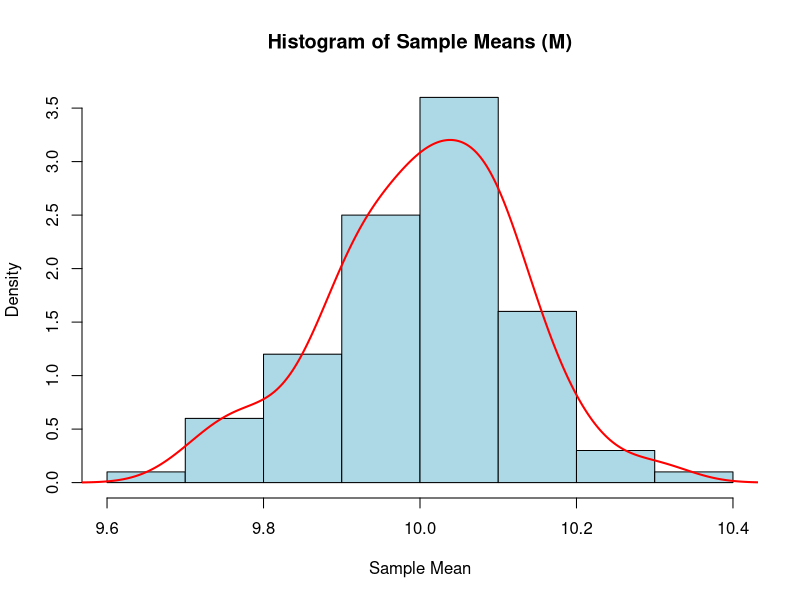
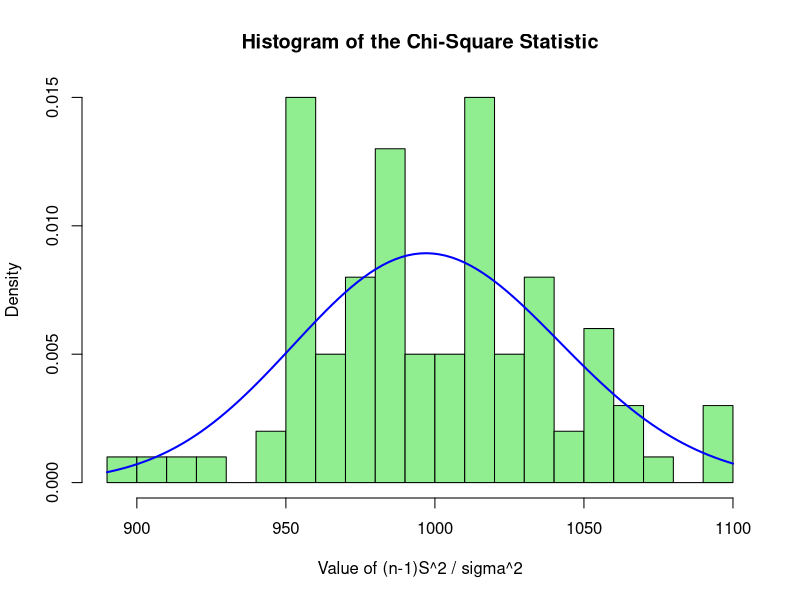
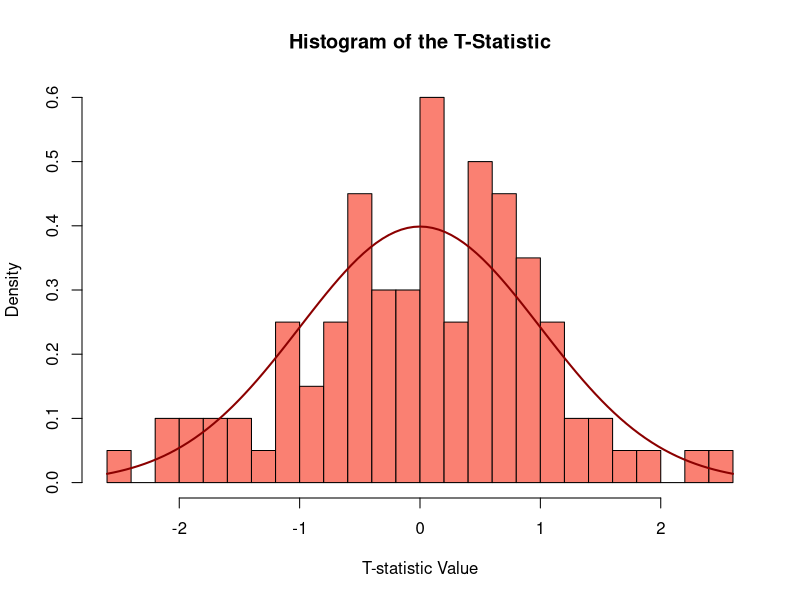
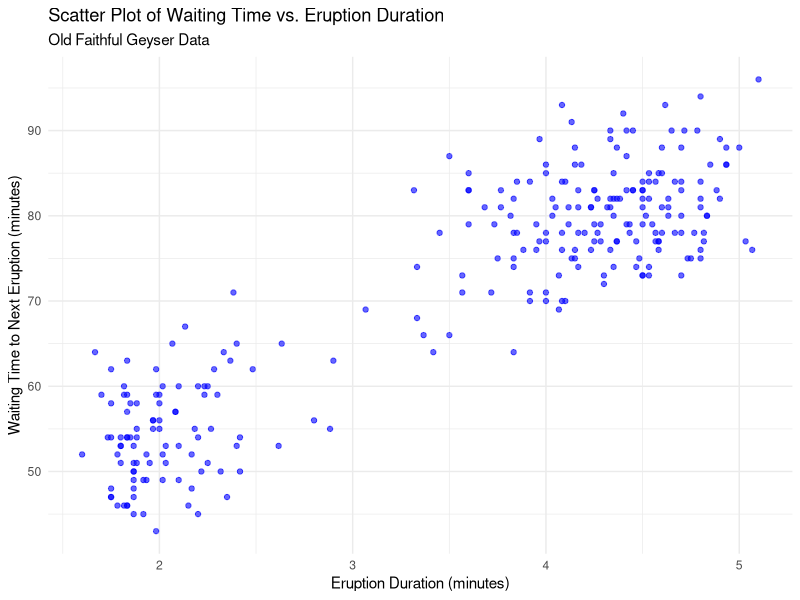
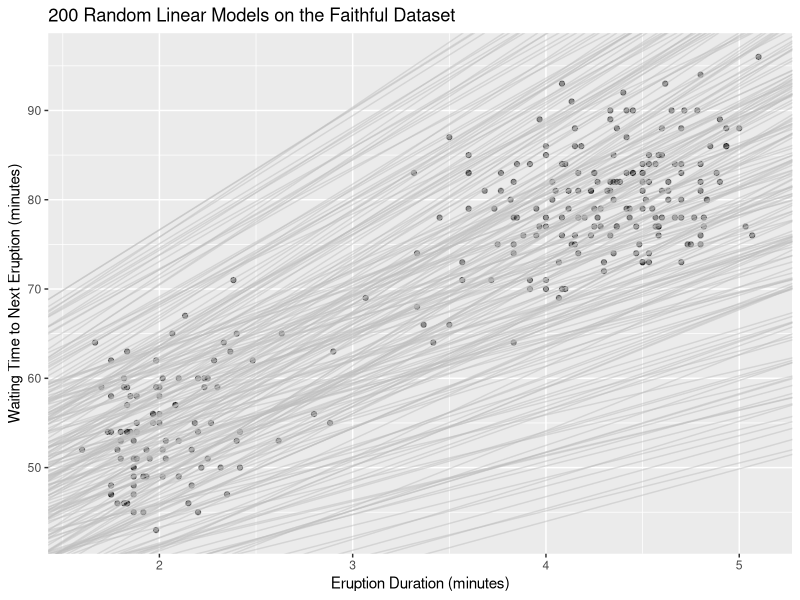
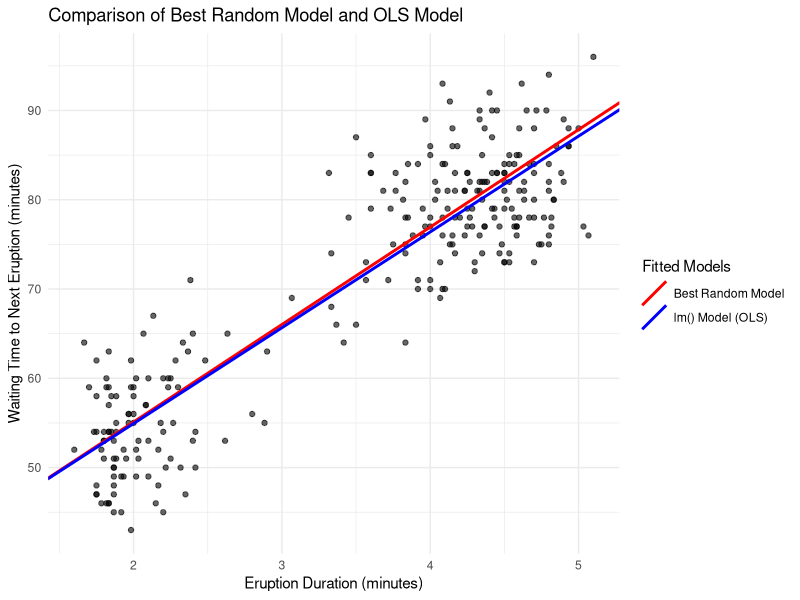
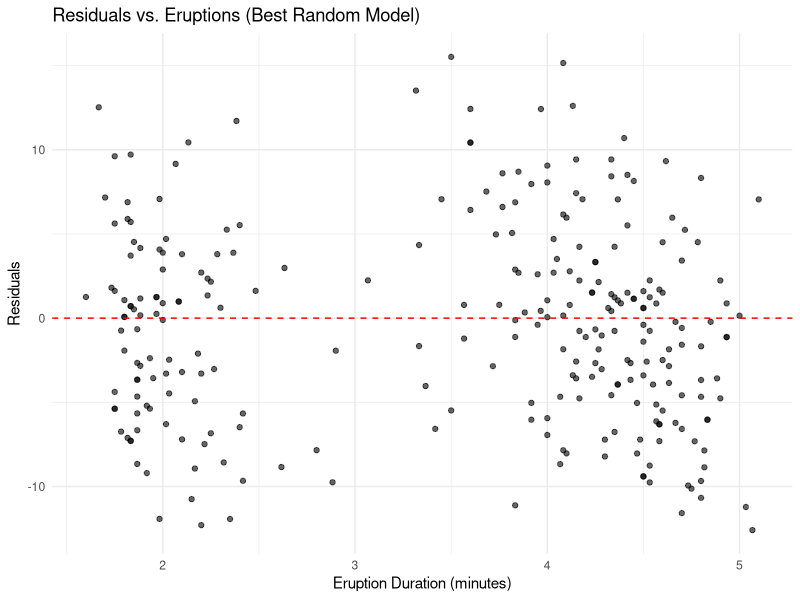
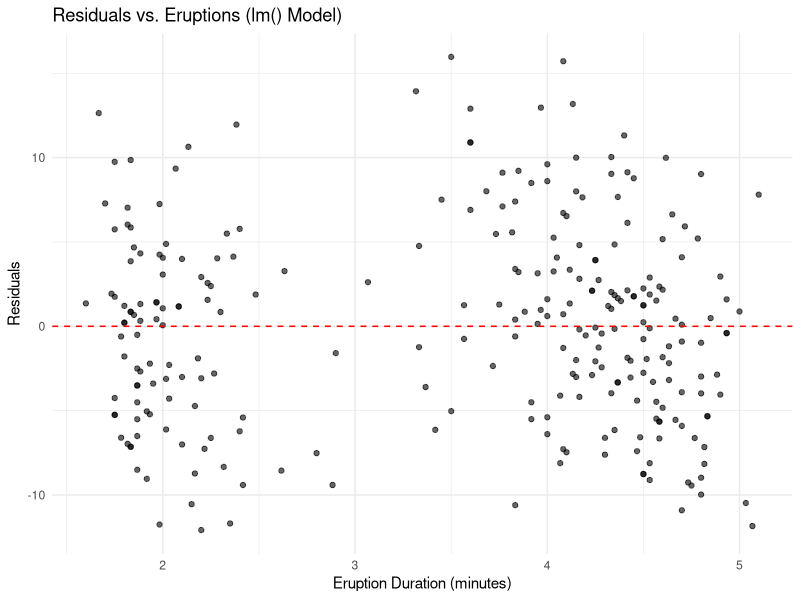

The R script that drew these images, in order:
library(ggplot2)

# Set a seed for reproducibility of random simulations
set.seed(123)


# W2Q1a
"
χ^2 distribution
(a) For each i = 1, 2, . . . , 100 simulate 1000 random values from
Normal distribution with mean 10 and variance 16
by using command rnorm in R. Denote this data for each i as Xi
"
n_simulations <- 100
n_values <- 1000
pop_mean <- 10
pop_variance <- 16
pop_sd <- sqrt(pop_variance)

X_i <- vector("list", n_simulations)

for (i in 1:n_simulations) {
    X_i[[i]] <- rnorm(n_values, mean = pop_mean, sd = pop_sd)
}

print(X_i)

# W2Q1b
"
Calculate the means of each Xi(i = 1, 2, . . . , 100) and
store it in a new vector ‘Mi’.
"
M_i <- sapply(X_i, mean)
print(M_i)

# W2Q1c
"
Plot the histogram of ‘M = {Mi: 1 ≤ i ≤ 100}’ using the command hist() in
R-software. What should the distribution of M be?
"
hist(M_i,
    main = "Histogram of Sample Means (M)",
    xlab = "Sample Mean",
    col = "lightblue",
    border = "black",
    probability = TRUE
)
lines(density(M_i), col = "red", lwd = 2) # Add a density curve

# According to the Central Limit Theorem (CLT), the distribution of sample means
# (M) should be approximately Normal. Since the underlying population is Normal,
# the distribution of sample means is exactly Normal.
# The theoretical mean of this distribution is the population mean, mu = 10.
# The theoretical variance is sigma^2/n = 16/1000 = 0.016.
# So, M should follow N(10, 0.016).

# W2Q1d
"
Calculate the sample variance S_i^2
of each Xi(i = 1, 2, . . . , 100).
"
S_sq <- sapply(X_i, var)
print(S_sq)

# W2Q1e
"
Plot the histogram of ‘CHISQ= {(999/16)S_i^2: 1 ≤ i ≤ 100}’
using the command hist() in R-software.
What should the distribution of CHISQ be?
"
CHISQ <- (n_values - 1) / pop_variance * S_sq

hist(CHISQ,
    main = "Histogram of the Chi-Square Statistic",
    xlab = "Value of (n-1)S^2 / sigma^2",
    col = "lightgreen",
    border = "black",
    probability = TRUE,
    breaks = 20
)
# Overlay the theoretical chi-square density curve
curve(dchisq(x, df = n_values - 1), add = TRUE, col = "blue", lwd = 2)

# the CHISQ vector should follow a Chi-squared
# distribution with 999 degrees of freedom.

# W2Q1f
"
Calculate the statistic Ti = (Mi − 10)/(Si/√1000)
for each i = 1, 2, . . . , 100.
"

S <- sqrt(S_sq)
T_i <- (M_i - pop_mean) / (S / sqrt(n_values))
print(T_i)

# W2W1g

"
Plot the histogram of ‘T = {Ti: i = 1, 2, 3, . . . , 100}’
using the command hist() in R-software.
What should the distribution of T be?
"
hist(T_i,
    main = "Histogram of the T-Statistic",
    xlab = "T-statistic Value",
    col = "salmon",
    border = "black",
    probability = TRUE,
    breaks = 20
)
# Overlay the theoretical t-distribution curve
curve(dt(x, df = n_values - 1), add = TRUE, col = "darkred", lwd = 2)
# T should follow a t-distribution with 999 degrees of freedom.

###########################################

# W2Q2a
"
Give a brief description of the dataset and
read the data set as data frame (name it ‘df’) in R.
"
data("faithful")
str(faithful)

df <- faithful


# W2Q2b
"
Using ‘ggplot’ in R, plot the scatter plot between the variables
‘waiting’ and ‘eruptions’. On visualizing the scatter-plot, c
omment on the relationship between ‘waiting’ and ‘eruptions’.
"
ggplot(df, aes(x = eruptions, y = waiting)) +
    geom_point(alpha = 0.6, color = "blue") +
    labs(
        title = "Scatter Plot of Waiting Time vs. Eruption Duration",
        subtitle = "Old Faithful Geyser Data",
        x = "Eruption Duration (minutes)",
        y = "Waiting Time to Next Eruption (minutes)"
    ) +
    theme_minimal()

# The scatter plot shows a positive linear relationship between the duration of
# an eruption and the waiting time until the next eruption. This means that
# longer eruptions tend to be followed by longer waiting periods. The data also
# appears to be clustered into two distinct groups, suggesting that a simple
# linear model might not capture the full complexity of the relationship.


# W2Q2c


# First, create the base scatter plot
p_base <- ggplot(df, aes(x = eruptions, y = waiting)) +
    geom_point(alpha = 0.4, color = "black") +
    labs(
        title = "200 Random Linear Models on the Faithful Dataset",
        x = "Eruption Duration (minutes)",
        y = "Waiting Time to Next Eruption (minutes)"
    )

# Initialize a data frame to store model parameters and their MSE
random_models <- data.frame(
    intercept = numeric(200),
    slope = numeric(200),
    mse = numeric(200)
)

# Generate 200 random models
for (i in 1:200) {
    # Generate random intercept and slope from a plausible range
    # Based on the plot, intercept is ~30-40, slope is ~10
    b0 <- runif(1, min = 20, max = 50)
    b1 <- runif(1, min = 5, max = 15)

    # Calculate predicted values and Mean Squared Error (MSE)
    predictions <- b0 + b1 * df$eruptions
    mse <- mean((df$waiting - predictions)^2)

    # Store the results
    random_models[i, ] <- c(b0, b1, mse)

    # Add the line to the plot
    p_base <- p_base + geom_abline(intercept = b0, slope = b1, color = "gray", alpha = 0.5)
}

# Print the plot with all 200 random lines
print(p_base)

# The `random_models` dataframe now contains the MSE for each model
head(random_models)


# W2Q2d
"
From the above fitted 200 models, select the best one
and write down its equation. Also, mention the reason why you think
the selected model is best among the fitted 200 models.
"
# The best model is the one that minimizes the Mean Squared Error (MSE).
best_random_model <- random_models[which.min(random_models$mse), ]

# Print the details of the best model
print("Best Random Model Details:")
print(best_random_model)

# Write down its equation
cat(paste0(
    "\nEquation of the best fitted random model is:\n",
    "waiting = ", round(best_random_model$intercept, 4), " + ",
    round(best_random_model$slope, 4), " * eruptions\n"
))

# W2Q2e
"
Use the inbuilt function lm() in R, to find the equation of
best fitted linear model (‘waiting’ on ‘eruptions’) for the ‘faithful’ dataset.
"

model_lm <- lm(waiting ~ eruptions, data = df)

# Get the coefficients
lm_coeffs <- coef(model_lm)

# Print the coefficients
print("Coefficients from the lm() function:")
print(lm_coeffs)

# Write the equation of the best-fitted model from lm()
cat(paste0(
    "\nEquation of the best fitted model using lm() is:\n",
    "waiting = ", round(lm_coeffs[1], 4), " + ",
    round(lm_coeffs[2], 4), " * eruptions\n"
))

# W2Q2f
"
Using ‘ggplot’ in R, plot the linear models obtained in part
(d) and (e) in the same scatter plot (plotted in part (b)).
"

# Create a data frame containing the parameters for both lines
line_models <- data.frame(
    model_type = c("Best Random Model", "lm() Model (OLS)"),
    intercept = c(best_random_model$intercept, lm_coeffs[1]),
    slope = c(best_random_model$slope, lm_coeffs[2])
)

# Now, create the plot using this new data frame for the ablines
ggplot(df, aes(x = eruptions, y = waiting)) +
    geom_point(alpha = 0.6, color = "black") +
    labs(
        title = "Comparison of Best Random Model and OLS Model",
        x = "Eruption Duration (minutes)",
        y = "Waiting Time to Next Eruption (minutes)"
    ) +
    # Use the new data frame and map aesthetics for intercept, slope, and color
    geom_abline(
        data = line_models,
        aes(intercept = intercept, slope = slope, color = model_type),
        linewidth = 1
    ) +
    # The manual scale now works perfectly with the 'model_type' variable
    scale_color_manual(
        name = "Fitted Models",
        values = c("Best Random Model" = "red", "lm() Model (OLS)" = "blue")
    ) +
    theme_minimal()


# W2Q2g

"
For each of the fitted models (part (d) and (e)),
plot the ‘residuals’ vs ‘eruptions’ using ‘ggplot’ in R.
Comment on the obtained plots.
"

# 1. Residual plot for the best random model from part (d)
df$residuals_random <- df$waiting - (best_random_model$intercept + best_random_model$slope * df$eruptions)

plot_random_residuals <- ggplot(df, aes(x = eruptions, y = residuals_random)) +
    geom_point(alpha = 0.6) +
    geom_hline(yintercept = 0, linetype = "dashed", color = "red") +
    labs(
        title = "Residuals vs. Eruptions (Best Random Model)",
        x = "Eruption Duration (minutes)",
        y = "Residuals"
    ) +
    theme_minimal()

print(plot_random_residuals)

# 2. Residual plot for the lm() model from part (e)
df$residuals_lm <- residuals(model_lm)

plot_lm_residuals <- ggplot(df, aes(x = eruptions, y = residuals_lm)) +
    geom_point(alpha = 0.6) +
    geom_hline(yintercept = 0, linetype = "dashed", color = "red") +
    labs(
        title = "Residuals vs. Eruptions (lm() Model)",
        x = "Eruption Duration (minutes)",
        y = "Residuals"
    ) +
    theme_minimal()

print(plot_lm_residuals)

# Both residual plots — one from the Best Random Model and the other from the lm() model — display a
# very similar pattern. The residuals are spread around the horizontal line at zero, but they show a distinct
# clustering pattern for shorter and longer eruption durations (around 2 and 4–5 minutes respectively). This # indicates that the residuals are not randomly scattered and there is non-linearity present in the
# relationship between eruption duration and waiting time.

# Conclusion:

# Residuals are centred around zero (no major bias).
# Variance appears roughly constant.
# Clear clustering pattern suggests a non-linear relationship between waiting time and eruption duration.
# The linear assumption of lm() is partially violated.
